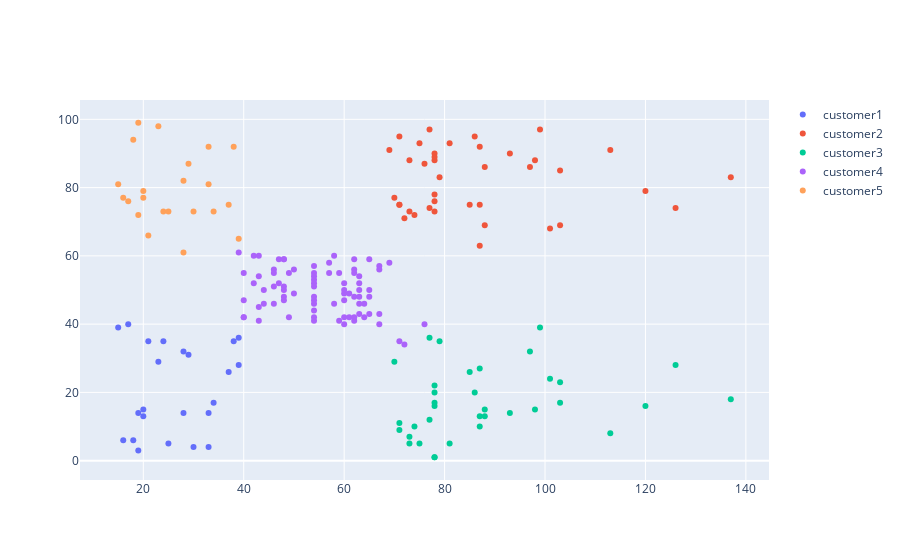

Notebook code cell kept with this figure:
### Markdown cell above
### Ploting The segmeted graph

### Code cell
fig=go.Figure()
fig.add_trace(
    go.Scatter(
        x=df1['Annual Income (k$)'],
        y=df1['Spending Score (1-100)'],
        mode="markers",
        name="customer1"
    ))
fig.add_trace(
    go.Scatter(
        x=df2['Annual Income (k$)'],
        y=df2['Spending Score (1-100)'],
        mode="markers",
        name="customer2"
    ))
fig.add_trace(
    go.Scatter(
        x=df3['Annual Income (k$)'],
        y=df3['Spending Score (1-100)'],
        mode="markers",
        name="customer3"
    ))
fig.add_trace(
    go.Scatter(
        x=df4['Annual Income (k$)'],
        y=df4['Spending Score (1-100)'],
        mode="markers",
        name="customer4"
    ))
fig.add_trace(
    go.Scatter(
        x=df5['Annual Income (k$)'],
        y=df5['Spending Score (1-100)'],
        mode="markers",
        name="customer5"
    ))

fig.show()

### Figure 1 — Plotly figure (JSON) as saved in the notebook; plotly's stock layout.template omitted (floating-point values rounded to 4 significant figures)
{"data": [{"mode": "markers", "name": "customer1", "type": "scatter", "x": [15, 16, 17, 18, 19, 19, 20, 20, 21, 23, 24, 25, 28, 28, 29, 30, 33, 33, 34, 37, 38, 39, 39], "y": [39, 6, 40, 6, 3, 14, 15, 13, 35, 29, 35, 5, 14, 32, 31, 4, 4, 14, 17, 26, 35, 36, 28]}, {"mode": "markers", "name": "customer2", "type": "scatter", "x": [69, 70, 71, 71, 71, 72, 73, 73, 74, 75, 76, 77, 77, 78, 78, 78, 78, 78, 78, 79, 81, 85, 86, 87, 87, 87, 88, 88, 93, 97, 98, 99, 101, 103, 103, 113, 120, 126, 137], "y": [91, 77, 95, 75, 75, 71, 88, 73, 72, 93, 87, 97, 74, 90, 88, 76, 89, 78, 73, 83, 93, 75, 95, 63, 75, 92, 86, 69, 90, 86, 88, 97, 68, 85, 69, 91, 79, 74, 83]}, {"mode": "markers", "name": "customer3", "type": "scatter", "x": [70, 71, 71, 73, 73, 74, 75, 77, 77, 78, 78, 78, 78, 78, 78, 79, 81, 85, 86, 87, 87, 87, 88, 88, 93, 97, 98, 99, 101, 103, 103, 113, 120, 126, 137], "y": [29, 11, 9, 5, 7, 10, 5, 12, 36, 22, 17, 20, 16, 1, 1, 35, 5, 26, 20, 27, 13, 10, 13, 15, 14, 32, 15, 39, 24, 17, 23, 8, 16, 28, 18]}, {"mode": "markers", "name": "customer4", "type": "scatter", "x": [39, 40, 40, 40, 40, 42, 42, 43, 43, 43, 43, 44, 44, 46, 46, 46, 46, 47, 47, 48, 48, 48, 48, 48, 48, 49, 49, 50, 50, 54, 54, 54, 54, 54, 54, 54, 54, 54, 54, 54, 54, 57, 57, 58, 58, 59, 59, 60, 60, 60, 60, 60, 60, 61, 61, 62, 62, 62, 62, 62, 62, 63, 63, 63, 63, 63, 63, 64, 64, 65, 65, 65, 65, 67, 67, 67, 67, 69, 71, 72, 76], "y": [61, 55, 47, 42, 42, 52, 60, 54, 60, 45, 41, 50, 46, 51, 46, 56, 55, 52, 59, 51, 59, 50, 48, 59, 47, 55, 42, 49, 56, 47, 54, 53, 48, 52, 42, 51, 55, 41, 44, 57, 46, 58, 55, 60, 46, 55, 41, 49, 40, 42, 52, 47, 50, 42, 49, 41, 48, 59, 55, 56, 42, 50, 46, 43, 48, 52, 54, 42, 46, 48, 50, 43, 59, 43, 57, 56, 40, 58, 35, 34, 40]}, {"mode": "markers", "name": "customer5", "type": "scatter", "x": [15, 16, 17, 18, 19, 19, 20, 20, 21, 23, 24, 25, 28, 28, 29, 30, 33, 33, 34, 37, 38, 39], "y": [81, 77, 76, 94, 72, 99, 77, 79, 66, 98, 73, 73, 82, 61, 87, 73, 92, 81, 73, 75, 92, 65]}], "layout": {}}
